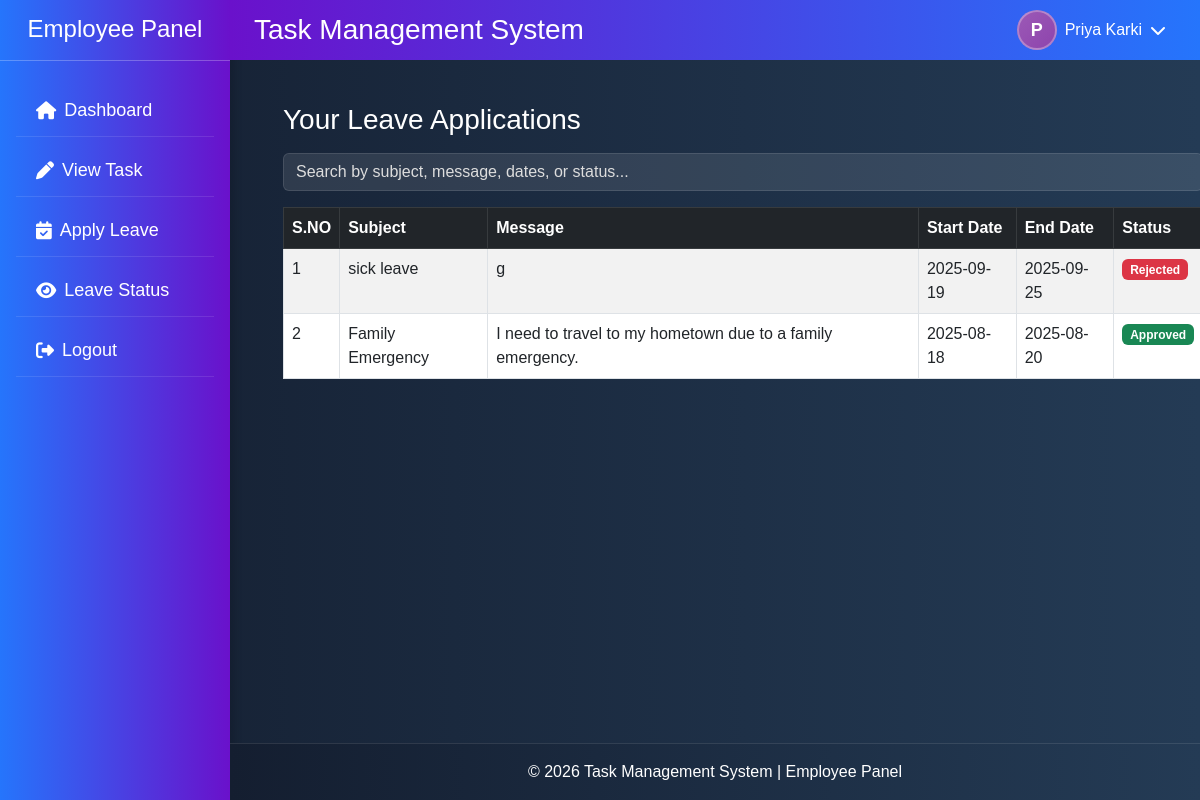
Page /user/leave/view_leave_status.php (signed in) on the committed database.
### tables this page shows
CREATE TABLE `leave_apply` (
  `leave_id` int(11) NOT NULL,
  `users_id` int(11) DEFAULT NULL,
  `subject` varchar(255) DEFAULT NULL,
  `message` text DEFAULT NULL,
  `start_date` date DEFAULT NULL,
  `end_date` date DEFAULT NULL,
  `created_date` datetime DEFAULT NULL,
  `status` varchar(50) DEFAULT NULL
);

### user/leave/view_leave_status.php (the view, shortened to what this page needs)
<?php
$user_id = (int) $_SESSION['users_id'];
?>
<div class="user_view_leave_status">
  <div class="d-flex justify-content-between align-items-center mb-3">
    <h3 class="m-0">Your Leave Applications</h3>
  </div>
  <div class="mb-3">
    <input type="text" id="searchInput" class="form-control" placeholder="Search by subject, message, dates, or status...">
  </div>
  <table class="table table-bordered table-striped table-hover" id="leave_table">
    <thead class="table-dark">
      <tr>
        <th>S.NO</th>
        <th>Subject</th>
        <th>Message</th>
        <th>Start Date</th>
        <th>End Date</th>
        <th>Status</th>
      </tr>
    </thead>
    <tbody>
    <?php
      $sno = 1;
      $query = "SELECT subject, message, start_date, end_date, status FROM leave_apply WHERE users_id = $user_id ORDER BY created_date DESC";
      $result = mysqli_query($conn, $query);
      if ($result && mysqli_num_rows($result) > 0) {
        while ($row = mysqli_fetch_assoc($result)) {
          $subject = $row['subject'];
          $message = $row['message'];
          $start_date = $row['start_date'];
          $end_date = $row['end_date'];
          $status = $row['status'];
    ?>
    <tr>
      <td><?php echo $sno++; ?></td>
      <td><?php echo htmlspecialchars($subject, ENT_QUOTES, 'UTF-8'); ?></td>
      <td><?php echo nl2br(htmlspecialchars($message, ENT_QUOTES, 'UTF-8')); ?></td>
      <td><?php echo htmlspecialchars($start_date, ENT_QUOTES, 'UTF-8'); ?></td>
      <td><?php echo htmlspecialchars($end_date, ENT_QUOTES, 'UTF-8'); ?></td>
      <td>
        <?php if ($status == 'Approved') { ?>
          <span class="badge bg-success">Approved</span>
        <?php } elseif ($status == 'Rejected') { ?>
          <span class="badge bg-danger">Rejected</span>
        <?php } else { ?>
          <span class="badge bg-warning text-dark">Pending</span>
        <?php } ?>
      </td>
    </tr>
    <?php
        }
      } else { ?>
    <tr>
      <td colspan="6" class="text-center">No leave applications found.</td>
    </tr>
    <?php } ?>
    </tbody>
  </table>
</div>

### assets/css/style.css (style rules this page uses)
html, body { height: 100%; margin: 0; padding: 0; }
body { display: flex; flex-direction: column; min-height: 100vh; padding: 0; font-family: Arial, sans-serif; background: linear-gradient(to right, #141e30, #243b55); color: white; position: relative; }
.form-control { background-color: rgba(255, 255, 255, 0.1); border: none; color: white; }
.form-control::placeholder { color: rgb(199, 195, 195); }
.form-control, .form-select { background-color: rgba(255, 255, 255, 0.1); color: white; border: 1px solid rgba(255, 255, 255, 0.2); }
.form-control::placeholder, .form-select option { color: #ddd; }
.user_view_leave_status { width: 80vw; margin-left: 263px; margin-top: 83px; padding: 20px; }

### rows in the picture
leave_apply: subject "sick leave", message "g", start_date "2025-09-19", end_date "2025-09-25", status "Rejected"
leave_apply: subject "Family Emergency", message "I need to travel to my hometown due to a family emergency.", start_date "2025-08-18", end_date "2025-08-20", status "Approved"

### other values in the picture
$firstLetter "P"
$loggedInName "Priya Karki"
